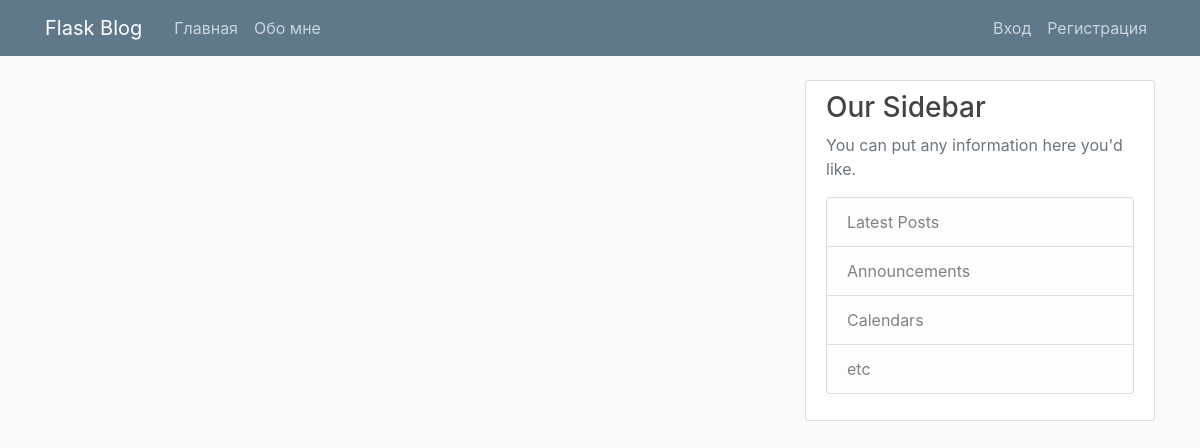
Page /home on the earlier database version.
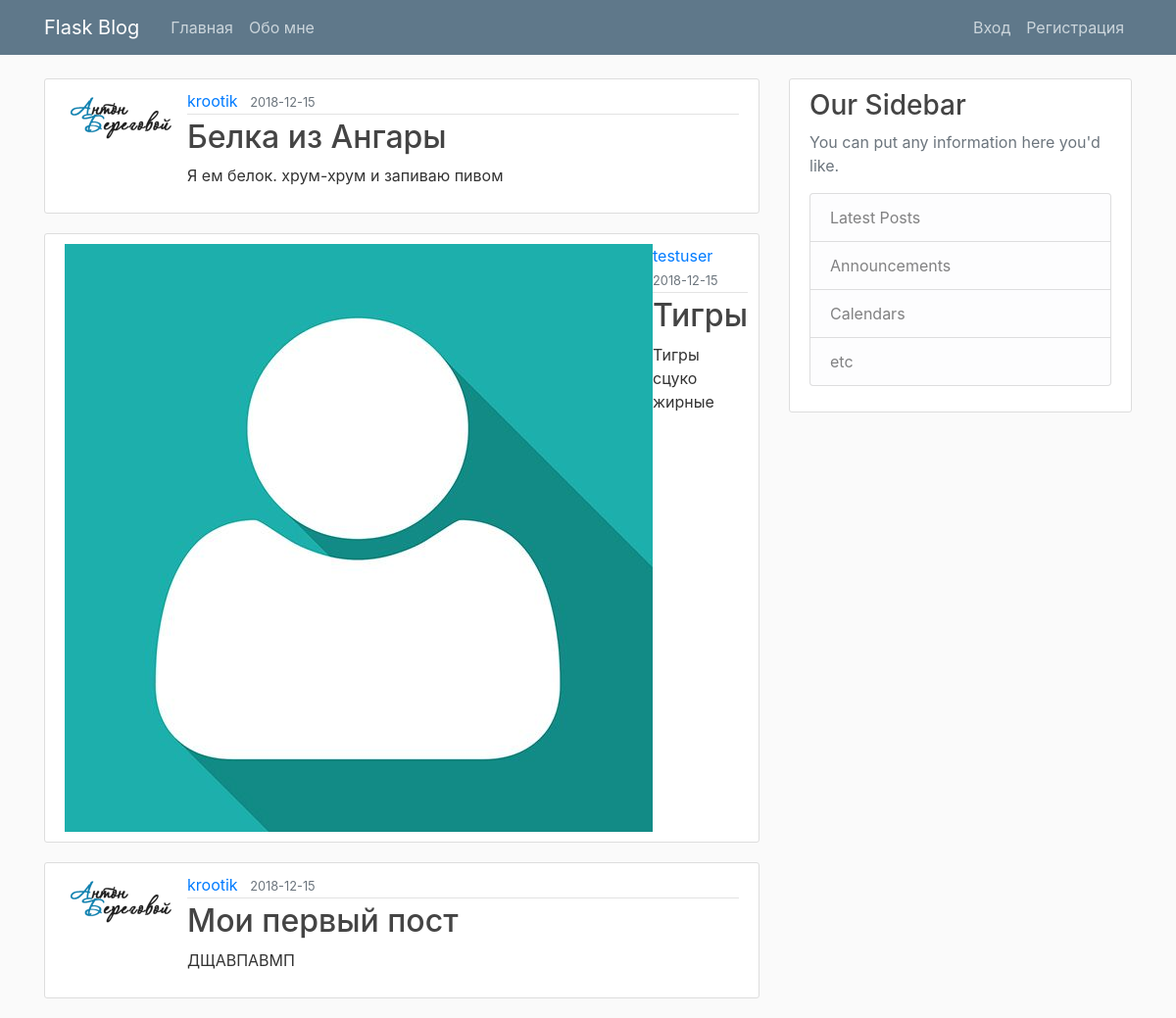
Same page on the later database version.
### blog/models.py (models this page shows, shortened)
class Post(db.Model, UserMixin):
    id = db.Column(db.Integer, primary_key=True)
    title = db.Column(db.String(100), nullable=False)
    date_posted = db.Column(db.DateTime, nullable=False, default=datetime.utcnow)
    content = db.Column(db.Text, nullable=False)
    user_id = db.Column(db.Integer, db.ForeignKey('user.id'), nullable=False)

class User(db.Model, UserMixin):
    id = db.Column(db.Integer, primary_key=True)
    username = db.Column(db.String(20), unique=True, nullable=False)
    email = db.Column(db.String(120), unique=True, nullable=False)
    image_file = db.Column(db.String(20), nullable=False, default='default.jpg')
    password = db.Column(db.String(60), nullable=False)
    posts = db.relationship('Post', backref='author', lazy=True)

### blog/routes.py (the view)
@app.route('/')
@app.route('/home')
def home():
    posts = Post.query.all()
    return render_template('home.html', posts=posts)

### blog/templates/home.html
{% extends 'layout.html' %}
{% block content %}
    {% for post in posts %}
        <article class="media content-section">
            <img src="{{ url_for('static', filename='profile_pics/' + post.author.image_file)}}" alt="" class="round-circle artical-img">
            <div class="media-body">
                <div class="article-metadata">
                    <a class="mr-2" href="#">{{ post.author.username }}</a>
                    <small class="text-muted">{{ post.date_posted.strftime('%Y-%m-%d') }}</small>
                </div>
                <h2><a class="article-title" href="{{ url_for('post', post_id=post.id)}}">{{ post.title }}</a></h2>
                <p class="article-content">{{ post.content }}</p>
            </div>
        </article>
    {% endfor  %}
{% endblock %}

### blog/templates/layout.html (shortened to what this page needs)
<!DOCTYPE html>
<html lang="ru-ru">
<head>
    <link rel="stylesheet" href="https://stackpath.bootstrapcdn.com/bootstrap/4.1.3/css/bootstrap.min.css">
    <link rel="stylesheet" href="{{ url_for('static', filename='main.css') }}">
</head>
<body>
    <header class="site-header">
        <nav class="navbar navbar-expand-md navbar-dark bg-steel fixed-top">
            <div class="container">
                <a class="navbar-brand mr-4" href="/">Flask Blog</a>
                <div class="collapse navbar-collapse" id="navbarToggle">
                    <div class="navbar-nav mr-auto">
                        <a class="nav-item nav-link" href="{{ url_for('home')}}">Главная</a>
                        <a class="nav-item nav-link" href="{{ url_for('about')}}">Обо мне</a>
                    </div>
                    <div class="navbar-nav">
                        {% if current_user.is_authenticated %}
                        <a class="nav-item nav-link" href="{{ url_for('new_post')}}">Новый пост</a>
                        <a class="nav-item nav-link" href="{{ url_for('account')}}">Личный кабинет</a>
                        <a class="nav-item nav-link" href="{{ url_for('logout')}}">Выход</a>
                        {% else %}
                        <a class="nav-item nav-link" href="{{ url_for('login')}}">Вход</a>
                        <a class="nav-item nav-link" href="{{ url_for('register')}}">Регистрация</a>
                        {% endif %}
                    </div>
                </div>
            </div>
        </nav>
    </header>
    <main role="main" class="container">
        <div class="row">
            <div class="col-md-8">
                {% block content %}{% endblock %}
            </div>
            <div class="col-md-4">
                <div class="content-section">
                    <h3>Our Sidebar</h3>
                    <p class='text-muted'>You can put any information here you'd like.
                        <ul class="list-group">
                            <li class="list-group-item list-group-item-light">Latest Posts</li>
                            <li class="list-group-item list-group-item-light">Announcements</li>
                            <li class="list-group-item list-group-item-light">Calendars</li>
                            <li class="list-group-item list-group-item-light">etc</li>
                        </ul>
                    </p>
                </div>
            </div>
        </div>
    </main>
</body>
</html>

### blog/static/main.css (style rules this page uses)
body { background: #fafafa; color: #333333; margin-top: 5rem; }
h1, h2, h3, h4, h5, h6 { color: #444444; }
.bg-steel { background-color: #5f788a; }
.site-header .navbar-nav .nav-link { color: #cbd5db; }
.content-section { background: #ffffff; padding: 10px 20px; border: 1px solid #dddddd; border-radius: 3px; margin-bottom: 20px; }
.article-title { color: #444444; }
.article-content { white-space: pre-line; }
.article-metadata { padding-bottom: 1px; margin-bottom: 4px; border-bottom: 1px solid #e3e3e3 }

Differences in the rows shown:
added Post: image_file (picture), author.username "krootik", date_posted "2018-12-15", title "Белка из Ангары", content "Я ем белок. хрум-хрум и запиваю пивом"
added Post: image_file (placeholder picture), author.username "testuser", date_posted "2018-12-15", title "Тигры", content "Тигры сцуко жирные"
added Post: image_file (picture), author.username "krootik", date_posted "2018-12-15", title "Мои первый пост", content "ДЩАВПАВМП"
